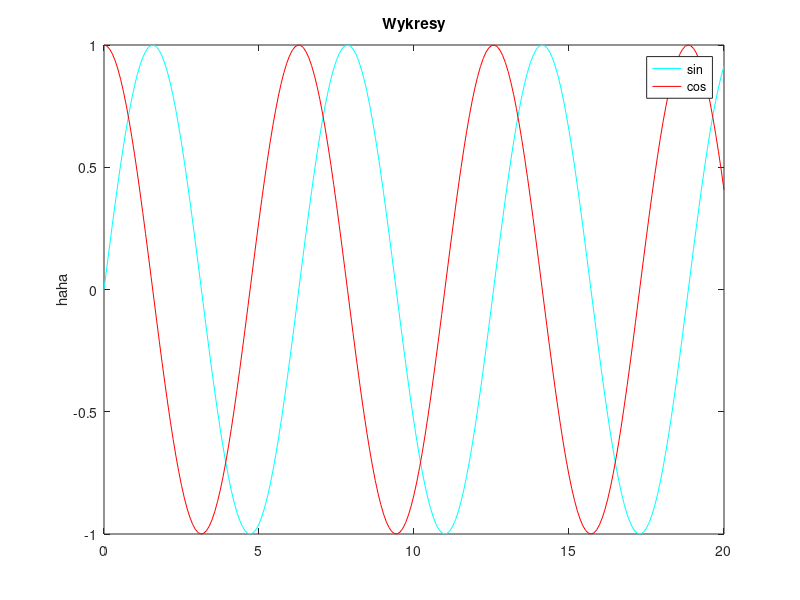

Source code (MATLAB):

for i=1:50
    a=int16(rand*3)
    if a==1
        wegrzyn='debil'
    else
        wegrzyn='tez debil'
    end


    switch a
        case 1
            roman = 'debil'
        case 2
            roman = 'debil'
        otherwise
            roman = 'sorry, inaczej nie moge: debil'
    end
end


for i=1:5,
    for j=1:4,
        A(i,j)=(i+j)/(i+j+1); 
    end
end

A


figure(2)
w=rand(50);
s=rand(50);
fplot('sin(x)',[0 20],'c') ;
hold 
fplot('cos(x)',[0 20],'r') ;
title('Wykresy')
ylabel('haha')
legend('sin','cos')
hold off








